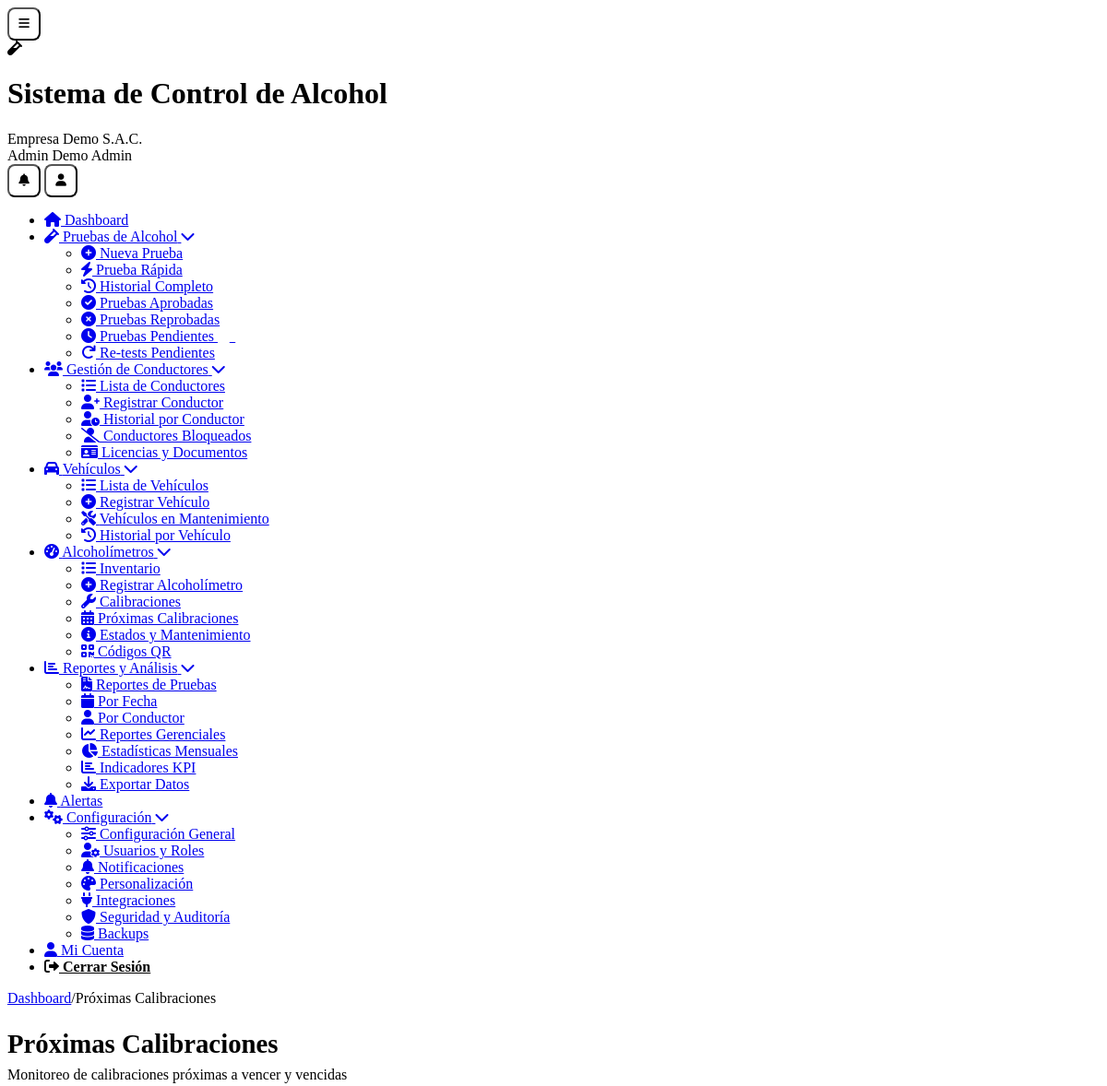
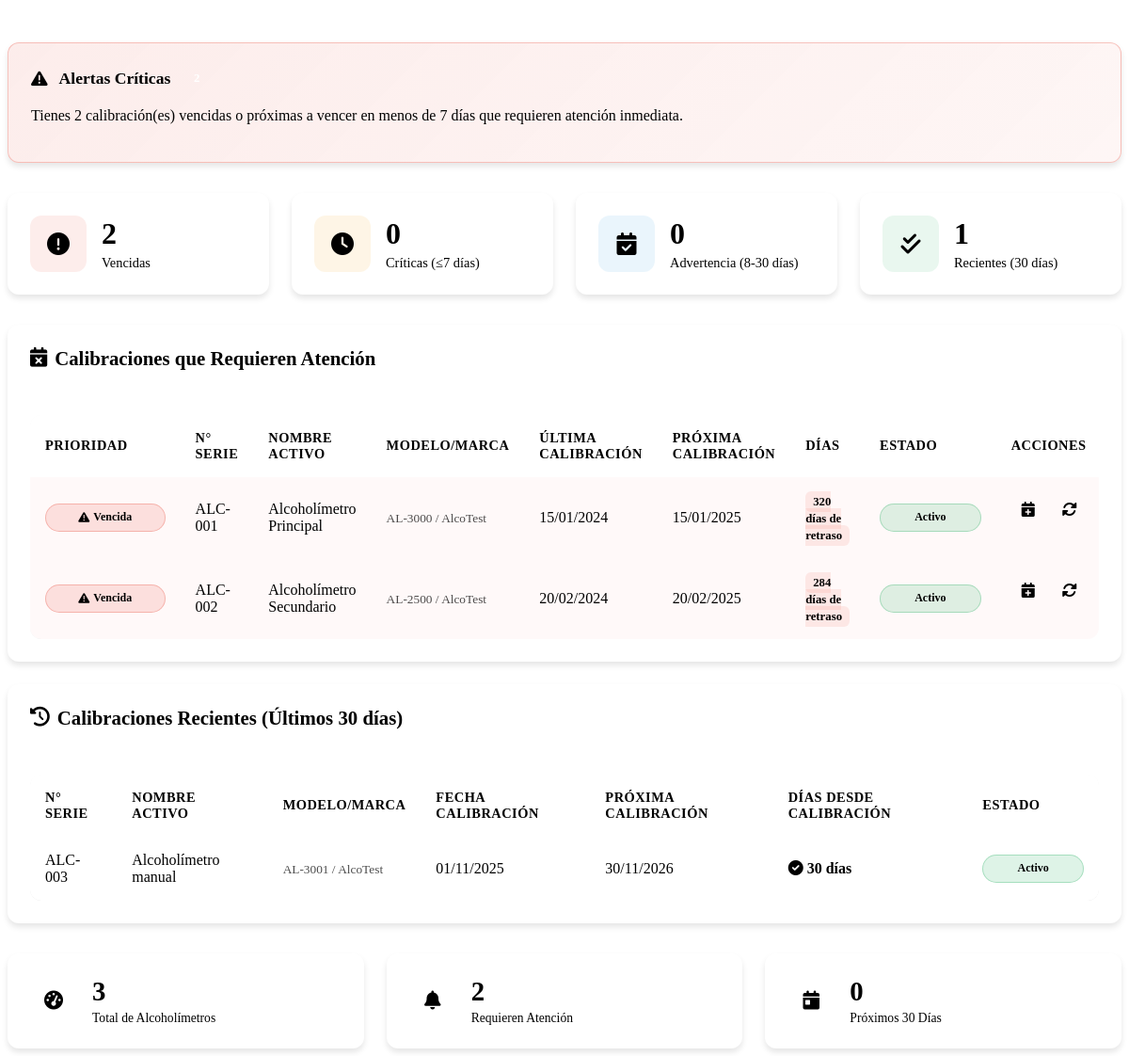
The app's page /proximas-calibraciones.php (signed in) with its own data (2 pictures, top to bottom).
### tables this page shows
CREATE TABLE `usuarios` (
  `id` int(11) NOT NULL,
  `cliente_id` int(11) DEFAULT NULL,
  `nombre` varchar(100) NOT NULL,
  `apellido` varchar(100) DEFAULT NULL,
  `email` varchar(255) NOT NULL,
  `password` varchar(255) NOT NULL,
  `telefono` varchar(20) DEFAULT NULL,
  `dni` varchar(15) DEFAULT NULL,
  `rol` enum('super_admin','admin','supervisor','operador','conductor','auditor') NOT NULL,
  `foto_perfil` varchar(255) DEFAULT NULL,
  `estado` tinyint(1) DEFAULT 1,
  `ultimo_login` timestamp NULL DEFAULT NULL,
  `token_recuperacion` varchar(100) DEFAULT NULL,
  `fecha_expiracion_token` datetime DEFAULT NULL,
  `intentos_login` int(11) DEFAULT 0,
  `bloqueado_hasta` datetime DEFAULT NULL,
  `fecha_creacion` timestamp NULL DEFAULT current_timestamp()
);

CREATE TABLE `clientes` (
  `id` int(11) NOT NULL,
  `nombre_empresa` varchar(255) NOT NULL,
  `ruc` varchar(20) NOT NULL,
  `direccion` text DEFAULT NULL,
  `telefono` varchar(20) DEFAULT NULL,
  `email_contacto` varchar(255) DEFAULT NULL,
  `plan_id` int(11) NOT NULL,
  `logo` varchar(255) DEFAULT NULL,
  `color_primario` varchar(7) DEFAULT '#2196F3',
  `color_secundario` varchar(7) DEFAULT '#1976D2',
  `fecha_registro` timestamp NULL DEFAULT current_timestamp(),
  `fecha_vencimiento` date DEFAULT NULL,
  `estado` enum('activo','inactivo','suspendido','prueba') DEFAULT 'prueba',
  `token_api` varchar(100) DEFAULT NULL,
  `modo_demo` tinyint(1) DEFAULT 1
);

CREATE TABLE `alcoholimetros` (
  `id` int(11) NOT NULL,
  `cliente_id` int(11) NOT NULL,
  `numero_serie` varchar(50) NOT NULL,
  `nombre_activo` varchar(100) NOT NULL,
  `modelo` varchar(50) DEFAULT NULL,
  `marca` varchar(50) DEFAULT NULL,
  `fecha_calibracion` date DEFAULT NULL,
  `proxima_calibracion` date DEFAULT NULL,
  `estado` enum('activo','inactivo','mantenimiento','calibracion') DEFAULT 'activo',
  `qr_code` varchar(255) DEFAULT NULL,
  `fecha_creacion` timestamp NULL DEFAULT current_timestamp(),
  `fecha_actualizacion` timestamp NULL DEFAULT current_timestamp() ON UPDATE current_timestamp()
);

### proximas-calibraciones.php (the view, shortened to what the rows shown need)
<?php
require_once __DIR__ . '/includes/Database.php';
$page_title = 'Próximas Calibraciones';
require_once __DIR__ . '/includes/header.php';
$db = new Database();
$cliente_id = $_SESSION['cliente_id'] ?? 0;
$calibraciones_proximas = $db->fetchAll("
    SELECT *,
           DATEDIFF(proxima_calibracion, CURDATE()) as dias_restantes,
           CASE
               WHEN proxima_calibracion < CURDATE() THEN 'vencida'
               WHEN DATEDIFF(proxima_calibracion, CURDATE()) <= 7 THEN 'critica'
               WHEN DATEDIFF(proxima_calibracion, CURDATE()) <= 30 THEN 'advertencia'
               ELSE 'normal'
           END as prioridad
    FROM alcoholimetros
    WHERE cliente_id = ?
      AND proxima_calibracion IS NOT NULL
      AND (proxima_calibracion < CURDATE() OR DATEDIFF(proxima_calibracion, CURDATE()) <= 30)
    ORDER BY
        CASE
            WHEN proxima_calibracion < CURDATE() THEN 0
            WHEN DATEDIFF(proxima_calibracion, CURDATE()) <= 7 THEN 1
            ELSE 2
        END,
        proxima_calibracion ASC
", [$cliente_id]);
$calibraciones_recientes = $db->fetchAll("
    SELECT *,
           DATEDIFF(CURDATE(), fecha_calibracion) as dias_desde_calibracion
    FROM alcoholimetros
    WHERE cliente_id = ?
      AND fecha_calibracion IS NOT NULL
      AND fecha_calibracion >= DATE_SUB(CURDATE(), INTERVAL 30 DAY)
    ORDER BY fecha_calibracion DESC
", [$cliente_id]);
?>
<div class="content-body">
    <div class="dashboard-header">
        <div class="welcome-section">
            <h1><?php echo $page_title; ?></h1>
        </div>
    </div>
    <div class="calendar-container">
        <div class="card">
            <div class="card-body">
                <?php if (!empty($calibraciones_proximas)): ?>
                <div class="table-responsive">
                    <table class="data-table">
                        <thead>
                            <tr>
                                <th>Prioridad</th>
                                <th>N° Serie</th>
                                <th>Nombre Activo</th>
                                <th>Modelo/Marca</th>
                                <th>Última Calibración</th>
                                <th>Próxima Calibración</th>
                                <th>Días</th>
                                <th>Estado</th>
                                <th>Acciones</th>
                            </tr>
                        </thead>
                        <tbody>
                            <?php foreach ($calibraciones_proximas as $calibracion):
                                $dias_restantes = $calibracion['dias_restantes'];
                                $prioridad = $calibracion['prioridad'];
                                switch ($prioridad) {
                                    case 'vencida':
                                        $clase_prioridad = 'danger';
                                        $texto_prioridad = 'Vencida';
                                        $icono_prioridad = 'fa-exclamation-triangle';
                                        $texto_dias = abs($dias_restantes) . ' días de retraso';
                                        break;
                                }
                            ?>
                            <tr class="priority-<?php echo $prioridad; ?>">
                                <td>
                                    <span class="priority-badge <?php echo $clase_prioridad; ?>">
                                        <i class="fas <?php echo $icono_prioridad; ?>"></i>
                                        <?php echo $texto_prioridad; ?>
                                    </span>
                                </td>
                                <td><?php echo htmlspecialchars($calibracion['numero_serie']); ?></td>
                                <td><?php echo htmlspecialchars($calibracion['nombre_activo']); ?></td>
                                <td>
                                    <small class="text-muted">
                                        <?php echo htmlspecialchars($calibracion['modelo'] ?? 'N/A'); ?> /
                                        <?php echo htmlspecialchars($calibracion['marca'] ?? 'N/A'); ?>
                                    </small>
                                </td>
                                <td>
                                    <?php if ($calibracion['fecha_calibracion']): ?>
                                        <?php echo date('d/m/Y', strtotime($calibracion['fecha_calibracion'])); ?>
                                    <?php else: ?>
                                        <span class="text-muted">No calibrado</span>
                                    <?php endif; ?>
                                </td>
                                <td>
                                    <?php echo date('d/m/Y', strtotime($calibracion['proxima_calibracion'])); ?>
                                </td>
                                <td>
                                    <span class="dias-counter <?php echo $clase_prioridad; ?>">
                                        <?php echo $texto_dias; ?>
                                    </span>
                                </td>
                                <td>
                                    <span class="status-badge <?php echo $calibracion['estado'] === 'activo' ? 'success' : 'secondary'; ?>">
                                        <?php echo ucfirst($calibracion['estado']); ?>
                                    </span>
                                </td>
                                <td class="action-buttons">
                                    <a href="calibraciones.php?editar=<?php echo $calibracion['id']; ?>" class="btn-icon primary" title="Programar Calibración">
                                        <i class="fas fa-calendar-plus"></i>
                                    </a>
                                    <a href="calibraciones.php?calibrar=<?php echo $calibracion['id']; ?>"
                                       class="btn-icon success"
                                       title="Registrar Calibración Hoy"
                                       onclick="return confirm('¿Registrar calibración para hoy?')">
                                        <i class="fas fa-sync-alt"></i>
                                    </a>
                                </td>
                            </tr>
                            <?php endforeach; ?>
                        </tbody>
                    </table>
                </div>
                <?php endif; ?>
            </div>
        </div>
        <?php if (!empty($calibraciones_recientes)): ?>
        <div class="card">
            <div class="card-body">
                <div class="table-responsive">
                    <table class="data-table">
                        <thead>
                            <tr>
                                <th>N° Serie</th>
                                <th>Nombre Activo</th>
                                <th>Modelo/Marca</th>
                                <th>Fecha Calibración</th>
                                <th>Próxima Calibración</th>
                                <th>Días desde Calibración</th>
                                <th>Estado</th>
                            </tr>
                        </thead>
                        <tbody>
                            <?php foreach ($calibraciones_recientes as $calibracion):
                                $dias_desde = $calibracion['dias_desde_calibracion'];
                            ?>
                            <tr>
                                <td><?php echo htmlspecialchars($calibracion['numero_serie']); ?></td>
                                <td><?php echo htmlspecialchars($calibracion['nombre_activo']); ?></td>
                                <td>
                                    <small class="text-muted">
                                        <?php echo htmlspecialchars($calibracion['modelo'] ?? 'N/A'); ?> /
                                        <?php echo htmlspecialchars($calibracion['marca'] ?? 'N/A'); ?>
                                    </small>
                                </td>
                                <td>
                                    <?php echo date('d/m/Y', strtotime($calibracion['fecha_calibracion'])); ?>
                                </td>
                                <td>
                                    <?php if ($calibracion['proxima_calibracion']): ?>
                                        <?php echo date('d/m/Y', strtotime($calibracion['proxima_calibracion'])); ?>
                                    <?php else: ?>
                                        <span class="text-muted">No programada</span>
                                    <?php endif; ?>
                                </td>
                                <td>
                                    <span class="text-success">
                                        <i class="fas fa-check-circle"></i>
                                        <?php echo $dias_desde; ?> días
                                    </span>
                                </td>
                                <td>
                                    <span class="status-badge <?php echo $calibracion['estado'] === 'activo' ? 'success' : 'secondary'; ?>">
                                        <?php echo ucfirst($calibracion['estado']); ?>
                                    </span>
                                </td>
                            </tr>
                            <?php endforeach; ?>
                        </tbody>
                    </table>
                </div>
            </div>
        </div>
        <?php endif; ?>
    </div>
</div>
<?php
require_once __DIR__ . '/includes/footer.php';
?>

### includes/header.php (shortened to what the rows shown need)
<?php
$database = new Database();
$user_id = $_SESSION['user_id'] ?? null;
$user_query = $database->fetchOne("
    SELECT u.*, c.nombre_empresa, c.logo, c.color_primario, c.color_secundario, p.nombre_plan
    FROM usuarios u
    LEFT JOIN clientes c ON u.cliente_id = c.id
    LEFT JOIN planes p ON c.plan_id = p.id
    WHERE u.id = ?
", [$user_id]);
?>
<!DOCTYPE html>
<html lang="es">
<head>
	<link rel="stylesheet" href="<?php echo BASE_URL; ?>/assets/css/simple-style.css">
    <link rel="stylesheet" href="<?php echo BASE_URL; ?>/assets/css/responsive.css">
	<link rel="stylesheet" href="<?php echo BASE_URL; ?>/assets/css/dashboard-enhancements.css">
    <link href="https://cdnjs.cloudflare.com/ajax/libs/font-awesome/6.0.0/css/all.min.css" rel="stylesheet">
</head>
<body>
    <div class="app-container">
        <header class="app-header">
            <div class="header-content">
                <div class="brand-section">
                    <div class="brand-text">
                        <h1 class="app-name"><?php echo SITE_NAME; ?></h1>
                        <span class="client-name"><?php echo htmlspecialchars($user_query['nombre_empresa'] ?? 'Empresa'); ?></span>
                    </div>
                </div>
                <div class="user-menu">
                    <div class="user-info">
                        <span class="user-name"><?php echo htmlspecialchars(($user_query['nombre'] ?? 'Usuario') . ' ' . ($user_query['apellido'] ?? 'Sistema')); ?></span>
                        <span class="user-role"><?php echo ucfirst(str_replace('_', ' ', $user_query['rol'] ?? 'usuario')); ?></span>
                    </div>
                </div>
            </div>
        </header>
        <div class="main-content">
            <main class="content-area">
                <div class="content-body">

### records on screen
usuarios: cliente.nombre_empresa "Empresa Demo S.A.C.", nombre+apellido "Admin Demo", rol "Admin"
alcoholimetros: texto_prioridad "Vencida", numero_serie "ALC-001", nombre_activo "Alcoholímetro Principal", modelo "AL-3000", marca "AlcoTest", fecha_calibracion "15/01/2024", proxima_calibracion "15/01/2025", texto_dias "320 días de retraso", estado "Activo"
alcoholimetros: texto_prioridad "Vencida", numero_serie "ALC-002", nombre_activo "Alcoholímetro Secundario", modelo "AL-2500", marca "AlcoTest", fecha_calibracion "20/02/2024", proxima_calibracion "20/02/2025", texto_dias "284 días de retraso", estado "Activo"
alcoholimetros: numero_serie "ALC-003", nombre_activo "Alcoholímetro manual", modelo "AL-3001", marca "AlcoTest", fecha_calibracion "01/11/2025", proxima_calibracion "30/11/2026", dias_desde "30", estado "Activo"

### other values on screen
SITE_NAME "Sistema de Control de Alcohol"
$crumb "Dashboard"
$crumb "Próximas Calibraciones"
$page_title "Próximas Calibraciones"
count($alertas_criticas) "2"
$estadisticas['vencidas'] "2"
$estadisticas['criticas'] "0"
$estadisticas['advertencias'] "0"
$estadisticas['recientes'] "1"
$estadisticas['total_equipos'] "3"
count($calibraciones_proximas) "2"
